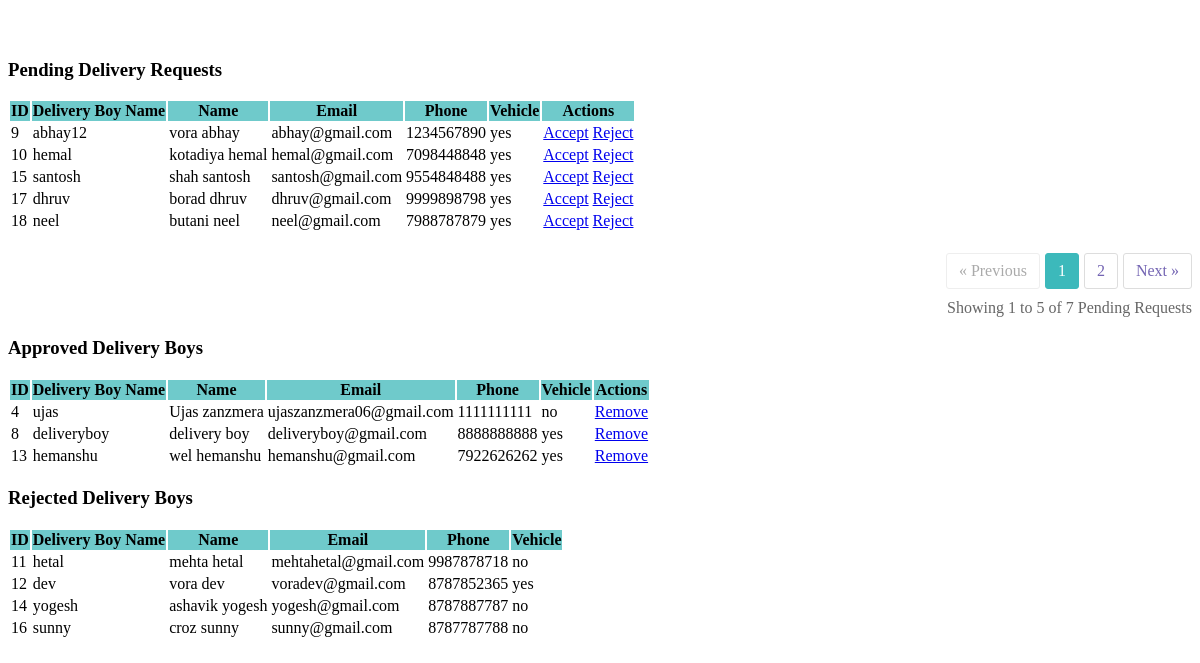
/admin/deliveryRequests.php, run on the app's committed database.
### tables this page shows
CREATE TABLE `delivery_boys` (
  `id` int(11) NOT NULL,
  `delivery_boy_name` varchar(50) NOT NULL,
  `first_name` varchar(50) NOT NULL,
  `last_name` varchar(50) NOT NULL,
  `email` varchar(100) NOT NULL,
  `phone` varchar(15) NOT NULL,
  `password` varchar(255) NOT NULL,
  `vehicle_type` varchar(3) DEFAULT NULL,
  `status` enum('pending','approved','rejected') DEFAULT 'pending',
  `created_at` timestamp NOT NULL DEFAULT current_timestamp()
);

### admin/deliveryRequests.php (the view, shortened to what this page needs)
<?php
include '_dbconnect.php';
$limit = 5;
$pendingCurrentPage = isset($_GET['p_pending']) ? (int) $_GET['p_pending'] : 1;
$pendingOffset = ($pendingCurrentPage - 1) * $limit;
$approvedCurrentPage = isset($_GET['p_approved']) ? (int) $_GET['p_approved'] : 1;
$approvedOffset = ($approvedCurrentPage - 1) * $limit;
$rejectedCurrentPage = isset($_GET['p_rejected']) ? (int) $_GET['p_rejected'] : 1;
$rejectedOffset = ($rejectedCurrentPage - 1) * $limit;
$pendingQuery = "SELECT id, delivery_boy_name, first_name, last_name, email, phone, vehicle_type FROM delivery_boys WHERE status='pending' LIMIT $limit OFFSET $pendingOffset";
$pendingResult = mysqli_query($conn, $pendingQuery);
$pendingCountQuery = "SELECT COUNT(*) as total FROM delivery_boys WHERE status='pending'";
$pendingCountResult = mysqli_query($conn, $pendingCountQuery);
$totalPending = mysqli_fetch_assoc($pendingCountResult)['total'];
$totalPendingPages = ceil($totalPending / $limit);
$approvedQuery = "SELECT id, delivery_boy_name, first_name, last_name, email, phone, vehicle_type FROM delivery_boys WHERE status='approved' LIMIT $limit OFFSET $approvedOffset";
$approvedResult = mysqli_query($conn, $approvedQuery);
$rejectedQuery = "SELECT id, delivery_boy_name, first_name, last_name, email, phone, vehicle_type FROM delivery_boys WHERE status='rejected' LIMIT $limit OFFSET $rejectedOffset";
$rejectedResult = mysqli_query($conn, $rejectedQuery);
?>
<div class="container-fluid" id="empty" style="margin-top: 20px; padding-top: 20px;">
    <div class="row">
        <div class="card col-lg-12">
            <div class="card-body">
                <h3 class="text-center">Pending Delivery Requests</h3>
                <table class="table table-striped table-bordered col-md-12 text-center">
                    <thead style="background-color: rgb(111 202 203);">
                        <tr>
                            <th>ID</th>
                            <th>Delivery Boy Name</th>
                            <th>Name</th>
                            <th>Email</th>
                            <th>Phone</th>
                            <th>Vehicle</th>
                            <th>Actions</th>
                        </tr>
                    </thead>
                    <tbody>
                        <?php
                        while ($row = mysqli_fetch_assoc($pendingResult)) {
                            echo '<tr>
                                        <td>' . htmlspecialchars($row['id']) . '</td>
                                        <td>' . htmlspecialchars($row['delivery_boy_name']) . '</td>
                                        <td>' . htmlspecialchars($row['first_name'] . ' ' . $row['last_name']) . '</td>
                                        <td>' . htmlspecialchars($row['email']) . '</td>
                                        <td>' . htmlspecialchars($row['phone']) . '</td>
                                        <td>' . htmlspecialchars($row['vehicle_type'] ? $row['vehicle_type'] : 'N/A') . '</td>
                                        <td>
                                            <a href="partials/_manageDeliveryBoy.php?id=' . urlencode($row['id']) . '&action=approve" class="btn btn-success btn-sm">Accept</a>
                                            <a href="partials/_manageDeliveryBoy.php?id=' . urlencode($row['id']) . '&action=reject" class="btn btn-danger btn-sm">Reject</a>
                                        </td>
                                    </tr>';
                        }
                        ?>
                    </tbody>
                </table>
                <?php if ($totalPendingPages > 1): ?>
                    <div class="pagination-container">
                        <div>
                            <div class="pagination">
                                <?php if ($pendingCurrentPage <= 1): ?>
                                    <span class="disabled">« Previous</span>
                                <?php else: ?>
                                    <a href="index.php?page=deliveryRequests&p_pending=<?php echo $pendingCurrentPage - 1; ?>">«
                                        Previous</a>
                                <?php endif; ?>
                                <div class="page-numbers">
                                    <?php
                                    $start = max(1, $pendingCurrentPage - 1);
                                    $end = min($totalPendingPages, $pendingCurrentPage + 1);
                                    for ($i = $start; $i <= $end; $i++) {
                                        if ($i == $pendingCurrentPage) {
                                            echo '<a href="index.php?page=deliveryRequests&p_pending=' . $i . '" class="active">' . $i . '</a>';
                                        } else {
                                            echo '<a href="index.php?page=deliveryRequests&p_pending=' . $i . '">' . $i . '</a>';
                                        }
                                    }
                                    ?>
                                </div>
                                <?php if ($pendingCurrentPage >= $totalPendingPages): ?>
                                    <span class="disabled">Next »</span>
                                <?php else: ?>
                                    <a href="index.php?page=deliveryRequests&p_pending=<?php echo $pendingCurrentPage + 1; ?>">Next
                                        »</a>
                                <?php endif; ?>
                            </div>
                            <div class="pagination-info">
                                Showing <?php echo (($pendingCurrentPage - 1) * $limit + 1); ?> to
                                <?php echo min($pendingCurrentPage * $limit, $totalPending); ?> of
                                <?php echo $totalPending; ?> Pending Requests
                            </div>
                        </div>
                    </div>
                <?php endif; ?>
            </div>
        </div>
    </div>
    <div class="row mt-5">
        <div class="card col-lg-12">
            <div class="card-body">
                <h3 class="text-center">Approved Delivery Boys</h3>
                <table class="table table-striped table-bordered col-md-12 text-center">
                    <thead style="background-color: rgb(111 202 203);">
                        <tr>
                            <th>ID</th>
                            <th>Delivery Boy Name</th>
                            <th>Name</th>
                            <th>Email</th>
                            <th>Phone</th>
                            <th>Vehicle</th>
                            <th>Actions</th>
                        </tr>
                    </thead>
                    <tbody>
                        <?php
                        while ($row = mysqli_fetch_assoc($approvedResult)) {
                            echo '<tr>
                                        <td>' . htmlspecialchars($row['id']) . '</td>
                                        <td>' . htmlspecialchars($row['delivery_boy_name']) . '</td>
                                        <td>' . htmlspecialchars($row['first_name'] . ' ' . $row['last_name']) . '</td>
                                        <td>' . htmlspecialchars($row['email']) . '</td>
                                        <td>' . htmlspecialchars($row['phone']) . '</td>
                                        <td>' . htmlspecialchars($row['vehicle_type'] ? $row['vehicle_type'] : 'N/A') . '</td>
                                        <td>
                                            <a href="partials/_manageDeliveryBoy.php?id=' . urlencode($row['id']) . '&action=remove" class="btn btn-warning btn-sm">Remove</a>
                                        </td>
                                    </tr>';
                        }
                        ?>
                    </tbody>
                </table>
            </div>
        </div>
    </div>
    <div class="row mt-5">
        <div class="card col-lg-12">
            <div class="card-body">
                <h3 class="text-center">Rejected Delivery Boys</h3>
                <table class="table table-striped table-bordered col-md-12 text-center">
                    <thead style="background-color: rgb(111 202 203);">
                        <tr>
                            <th>ID</th>
                            <th>Delivery Boy Name</th>
                            <th>Name</th>
                            <th>Email</th>
                            <th>Phone</th>
                            <th>Vehicle</th>
                        </tr>
                    </thead>
                    <tbody>
                        <?php
                        while ($row = mysqli_fetch_assoc($rejectedResult)) {
                            echo '<tr>
                                        <td>' . htmlspecialchars($row['id']) . '</td>
                                        <td>' . htmlspecialchars($row['delivery_boy_name']) . '</td>
                                        <td>' . htmlspecialchars($row['first_name'] . ' ' . $row['last_name']) . '</td>
                                        <td>' . htmlspecialchars($row['email']) . '</td>
                                        <td>' . htmlspecialchars($row['phone']) . '</td>
                                        <td>' . htmlspecialchars($row['vehicle_type'] ? $row['vehicle_type'] : 'N/A') . '</td>
                                    </tr>';
                        }
                        ?>
                    </tbody>
                </table>
            </div>
        </div>
    </div>
</div>

### admin/deliveryRequests.php (style rules this page uses)
.pagination-container { display: flex; justify-content: flex-end; margin: 20px 0; }
.pagination { display: flex; gap: 5px; flex-wrap: wrap; }
.pagination a { padding: 8px 12px; border: 1px solid #ddd; color: rgb(116, 101, 179); text-decoration: none; border-radius: 3px; transition: all 0.3s; }
.pagination span { padding: 8px 12px; border: 1px solid #ddd; color: rgb(0, 0, 0); text-decoration: none; border-radius: 3px; }
.pagination .active { background: rgb(60, 185, 187); color: white; border-color: rgb(60, 185, 187); }
.pagination .disabled { color: #aaa; border-color: #eee; cursor: not-allowed; }
.pagination-info { text-align: right; margin-top: 10px; color: #666; }
.pagination .page-numbers { display: flex; gap: 5px; }

### data on the page
delivery_boys: id "9", delivery_boy_name "abhay12", first_name+last_name "vora abhay", email "abhay@gmail.com", phone "1234567890", vehicle_type "yes"
delivery_boys: id "10", delivery_boy_name "hemal", first_name+last_name "kotadiya hemal", email "hemal@gmail.com", phone "7098448848", vehicle_type "yes"
delivery_boys: id "15", delivery_boy_name "santosh", first_name+last_name "shah santosh", email "santosh@gmail.com", phone "9554848488", vehicle_type "yes"
delivery_boys: id "17", delivery_boy_name "dhruv", first_name+last_name "borad dhruv", email "dhruv@gmail.com", phone "9999898798", vehicle_type "yes"
delivery_boys: id "18", delivery_boy_name "neel", first_name+last_name "butani neel", email "neel@gmail.com", phone "7988787879", vehicle_type "yes"
delivery_boys: id "4", delivery_boy_name "ujas", first_name+last_name "Ujas zanzmera", email "ujaszanzmera06@gmail.com", phone "1111111111", vehicle_type "no"
delivery_boys: id "8", delivery_boy_name "deliveryboy", first_name+last_name "delivery boy", email "deliveryboy@gmail.com", phone "8888888888", vehicle_type "yes"
delivery_boys: id "13", delivery_boy_name "hemanshu", first_name+last_name "wel hemanshu", email "hemanshu@gmail.com", phone "7922626262", vehicle_type "yes"
delivery_boys: id "11", delivery_boy_name "hetal", first_name+last_name "mehta hetal", email "mehtahetal@gmail.com", phone "9987878718", vehicle_type "no"
delivery_boys: id "12", delivery_boy_name "dev", first_name+last_name "vora dev", email "voradev@gmail.com", phone "8787852365", vehicle_type "yes"
delivery_boys: id "14", delivery_boy_name "yogesh", first_name+last_name "ashavik yogesh", email "yogesh@gmail.com", phone "8787887787", vehicle_type "no"
delivery_boys: id "16", delivery_boy_name "sunny", first_name+last_name "croz sunny", email "sunny@gmail.com", phone "8787787788", vehicle_type "no"

### other printed values
min($pendingCurrentPage * $limit, $totalPending) "5"
$totalPending "7"
